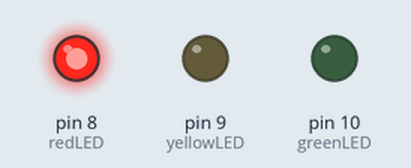
The sketch below on a simulated Arduino Uno, built with avr-gcc and run on an emulated ATmega328P. Parts: output pins drawn as LEDs (lit = HIGH).

Above: at 1.5 s.
At 3.6 s:
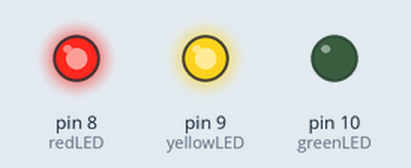
At 5.2 s:
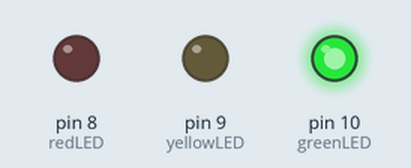
At 6.7 s:
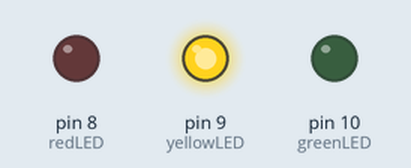
Timing chart, 0 to 9.4 s (numbered marks = the images above):
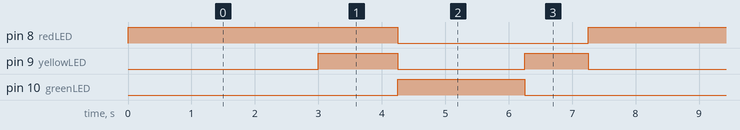

Measured:
- by itself, pin 8 (redLED): alternates HIGH for 4.3 s and LOW for 3.0 s
- by itself, pin 9 (yellowLED): repeats every 7.3 s: LOW 2.0 s, HIGH 1.0 s, LOW 3.0 s, HIGH 1.3 s
- by itself, pin 10 (greenLED): alternates HIGH for 2.0 s and LOW for 5.3 s

The sketch:

number3.ino
```cpp
// Aufgabe 3: Verkehrsampel-Simulation
const int redLED = 8;
const int yellowLED = 9;
const int greenLED = 10;

void setup() {
  pinMode(redLED, OUTPUT);
  pinMode(yellowLED, OUTPUT);
  pinMode(greenLED, OUTPUT);
}

void loop() {
  // Rote Phase
  digitalWrite(redLED, HIGH);
  delay(3000); // Rote Phase für 1 Sekunde
  digitalWrite(redLED, LOW);

  // Rot-Gelbe Phase
  digitalWrite(redLED, HIGH);
  digitalWrite(yellowLED, HIGH);
  delay(1250); // Rot-Gelb für 1 Sekunde
  digitalWrite(redLED, LOW);
  digitalWrite(yellowLED, LOW);

  // Grüne Phase
  digitalWrite(greenLED, HIGH);
  delay(2000); // Grüne Phase für 1 Sekunde
  digitalWrite(greenLED, LOW);

  // Gelbe Phase
  digitalWrite(yellowLED, HIGH);
  delay(1000); // Gelbe Phase für 1 Sekunde
  digitalWrite(yellowLED, LOW);

  // Die Schleife beginnt von vorne und wechselt zurück zur roten Phase
}
```
